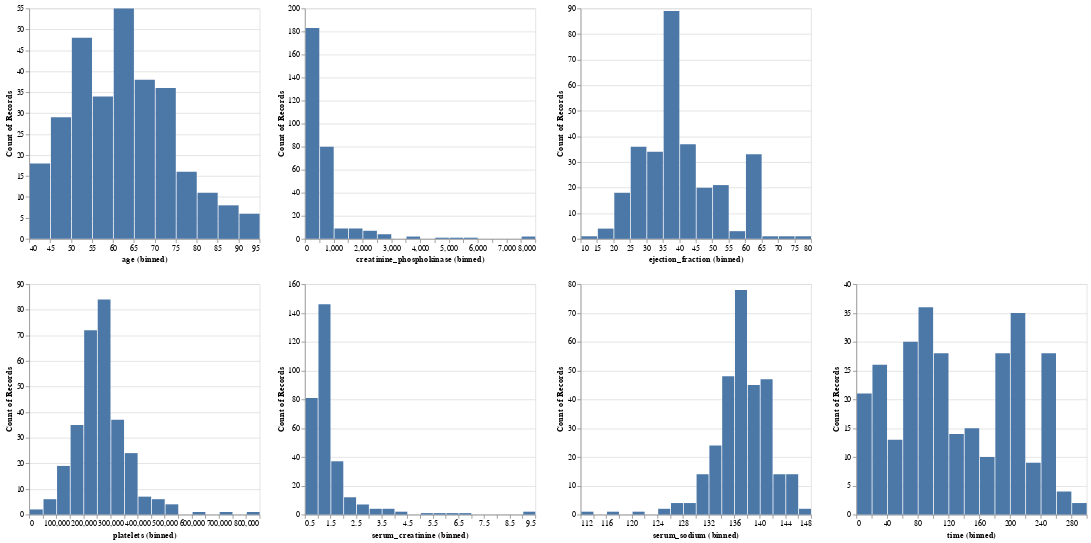

Write notebook code for a chart like this one.
### Code cell
row1 = alt.Chart(df).mark_bar().encode(x=alt.X(alt.repeat("column"), bin=alt.Bin(maxbins=20), type='quantitative'),y="count()").repeat(column=quantitative_columns[:3])
row2 = alt.Chart(df).mark_bar().encode(x=alt.X(alt.repeat("column"), bin=alt.Bin(maxbins=20), type='quantitative'),y="count()").repeat(column=quantitative_columns[3:])
row1 & row2
# row1

### Figure 1 — Vega-Lite specification as saved in the notebook (floating-point values rounded to 4 significant figures; data arrays with more than 128 entries replaced by an {"elided": "..."} marker saying what was removed)
{"config": {"view": {"continuousWidth": 300, "continuousHeight": 300}}, "vconcat": [{"repeat": {"column": ["age", "creatinine_phosphokinase", "ejection_fraction"]}, "spec": {"data": {"name": "data-bf7a88f5ce330528452de66944dd6b3a"}, "mark": {"type": "bar"}, "encoding": {"x": {"bin": {"maxbins": 20}, "field": {"repeat": "column"}, "type": "quantitative"}, "y": {"aggregate": "count", "type": "quantitative"}}}}, {"repeat": {"column": ["platelets", "serum_creatinine", "serum_sodium", "time"]}, "spec": {"data": {"name": "data-bf7a88f5ce330528452de66944dd6b3a"}, "mark": {"type": "bar"}, "encoding": {"x": {"bin": {"maxbins": 20}, "field": {"repeat": "column"}, "type": "quantitative"}, "y": {"aggregate": "count", "type": "quantitative"}}}}], "$schema": "https://vega.github.io/schema/vega-lite/v5.8.0.json", "datasets": {"data-bf7a88f5ce330528452de66944dd6b3a": {"elided": "299 records"}}}
